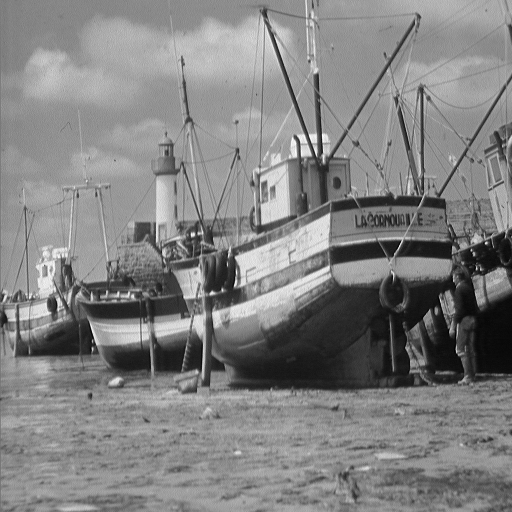
#> input picture assignment02/images/fishingboat.tiff, 512 x 512 px
$ python highpass_template.py
#> lines starting #> are read from the running program, lines starting #| are printed output that depends on the picture
import matplotlib.pyplot as plt
import numpy as np
from scipy import ndimage
from PIL import Image

def plot(data, title):
    plot.i += 1
    plt.subplot(2,2,plot.i)
    plt.imshow(data)
    plt.gray()
    plt.title(title)
plot.i = 0

# Load the data...
im = Image.open('./images/fishingboat.tiff')
#> im is the input picture: PIL image 512x512 L; min 0, max 255, mean 129.7
data = np.array(im, dtype=float)
plot(data, 'Original')

# A very simple and very narrow highpass filter
kernel = np.array([[-1, -1, -1],
                   [-1,  8, -1],
                   [-1, -1, -1]])
highpass_3x3 = ndimage.convolve(data, kernel)
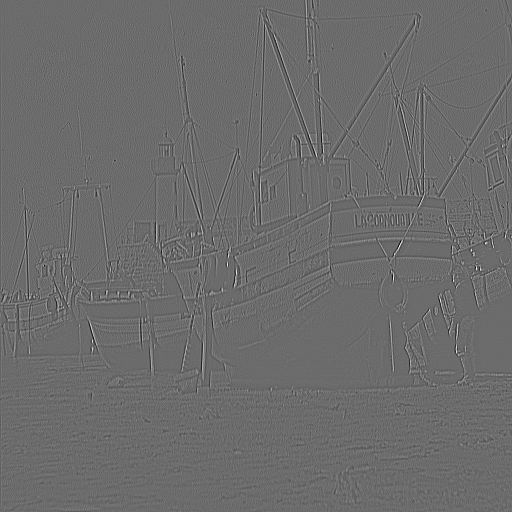
#> highpass_3x3: shape (512, 512) float64; min -770, max 1048, mean 0; drawn with min black and max white
plot(highpass_3x3, 'Simple 3x3 Highpass')

# A slightly "wider", but sill very simple highpass filter
kernel = np.array([[-1, -1, -1, -1, -1],
                   [-1,  1,  2,  1, -1],
                   [-1,  2,  4,  2, -1],
                   [-1,  1,  2,  1, -1],
                   [-1, -1, -1, -1, -1]])
highpass_5x5 = ndimage.convolve(data, kernel)
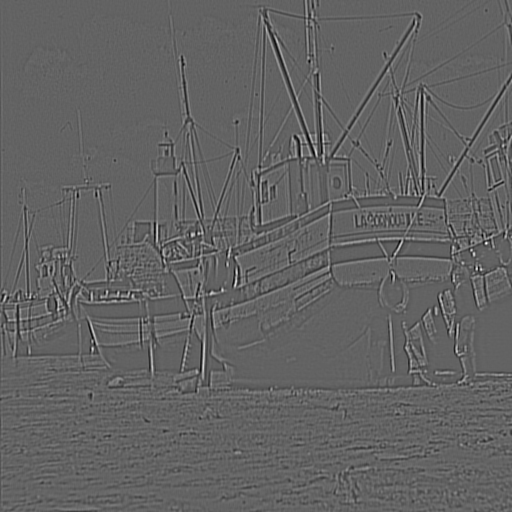
#> highpass_5x5: shape (512, 512) float64; min -1223, max 1924, mean 0; drawn with min black and max white
plot(highpass_5x5, 'Simple 5x5 Highpass')

# Another way of making a highpass filter is to simply subtract a lowpass
# filtered image from the original. Here, we'll use a simple gaussian filter
# to "blur" (i.e. a lowpass filter) the original.
lowpass = ndimage.gaussian_filter(data, 3)
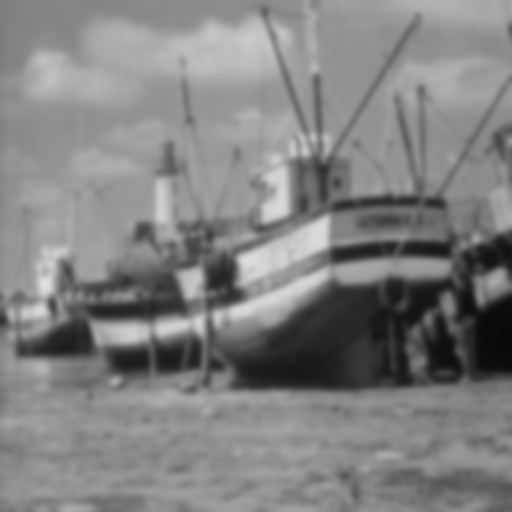
#> lowpass: shape (512, 512) float64; min 9.58, max 226.2, mean 129.7
gauss_highpass = data - lowpass
plot(gauss_highpass, r'Gaussian Highpass, $\sigma = 3 pixels$')

plt.show()
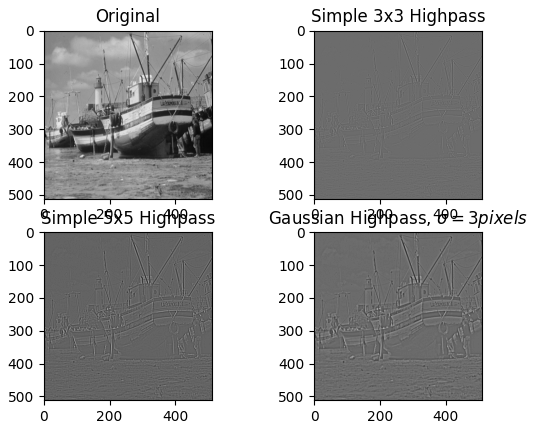
#> figure drawn by matplotlib, 4 panels

$ run again, with assignment02/images/noise-a.tiff copied over assignment02/images/fishingboat.tiff
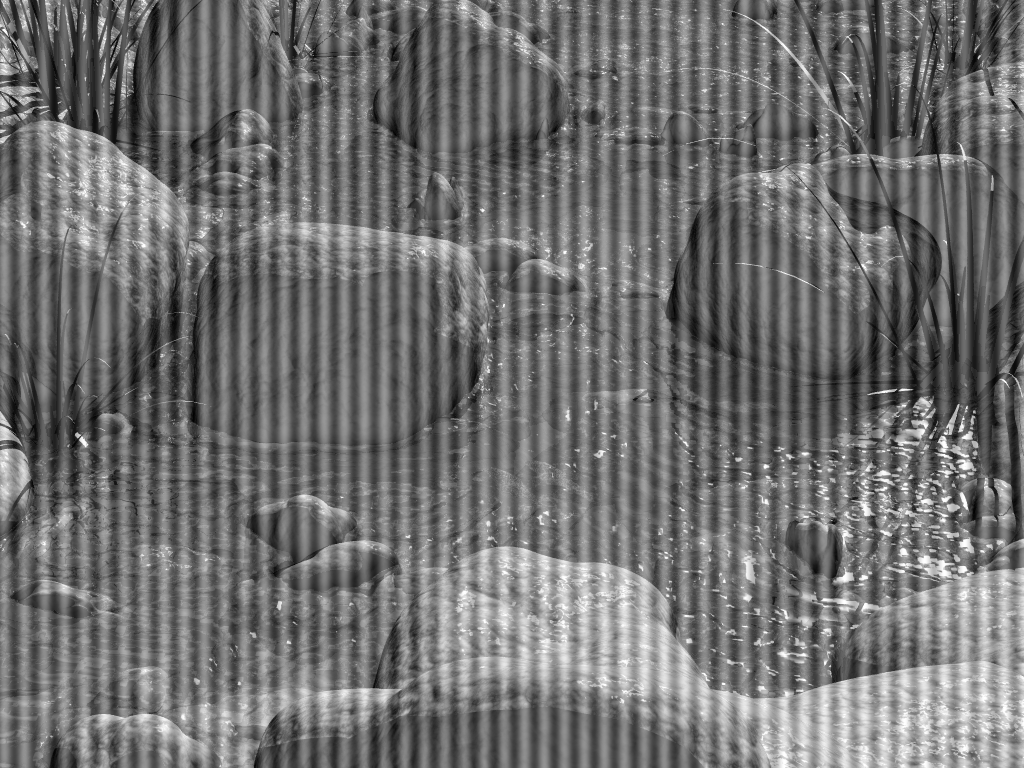
#> input picture assignment02/images/noise-a.tiff, 1024 x 768 px
#> im is the input picture: PIL image 1024x768 L; min 0, max 255, mean 112
#> `gauss_highpass = data - lowpass`:
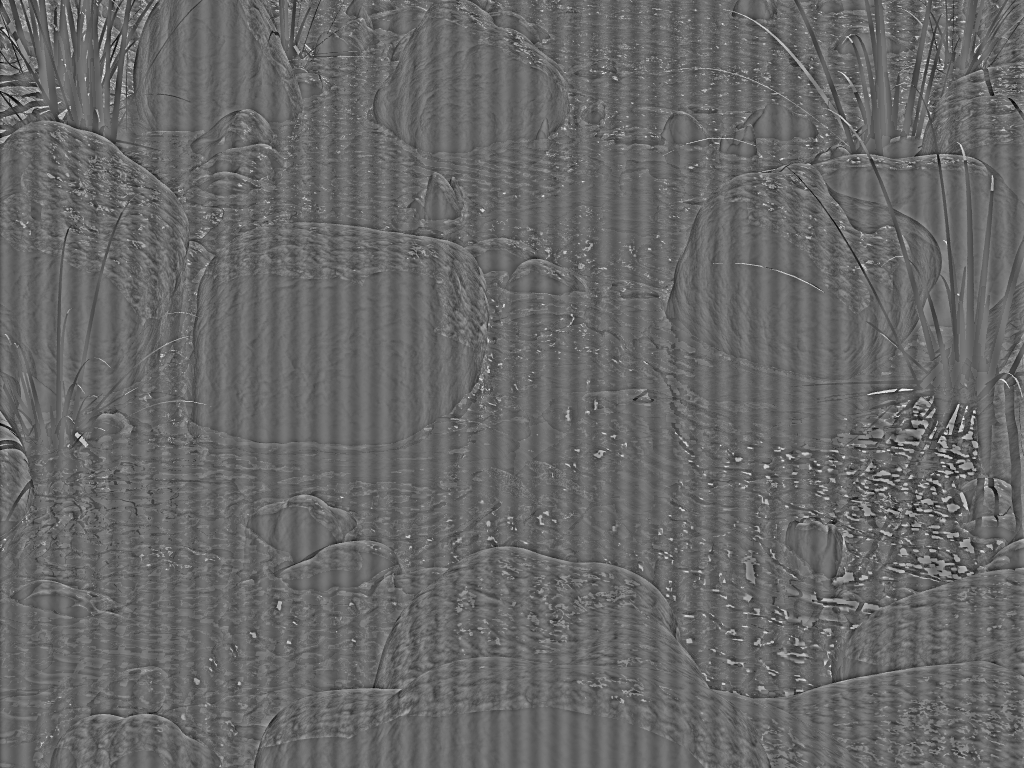
#> gauss_highpass: shape (768, 1024) float64; min -99.91, max 145.5, mean 0; drawn with min black and max white
#> `plt.show()`:
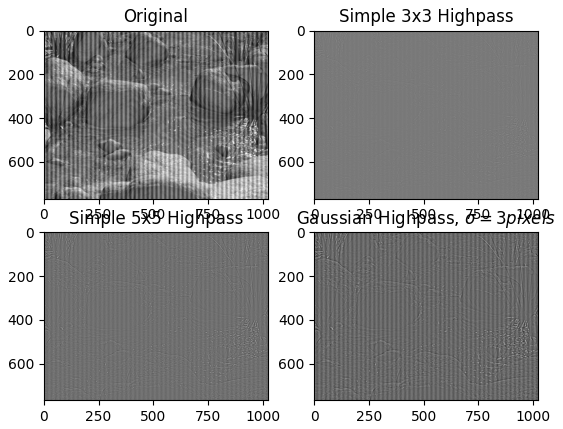
#> figure drawn by matplotlib, 4 panels
